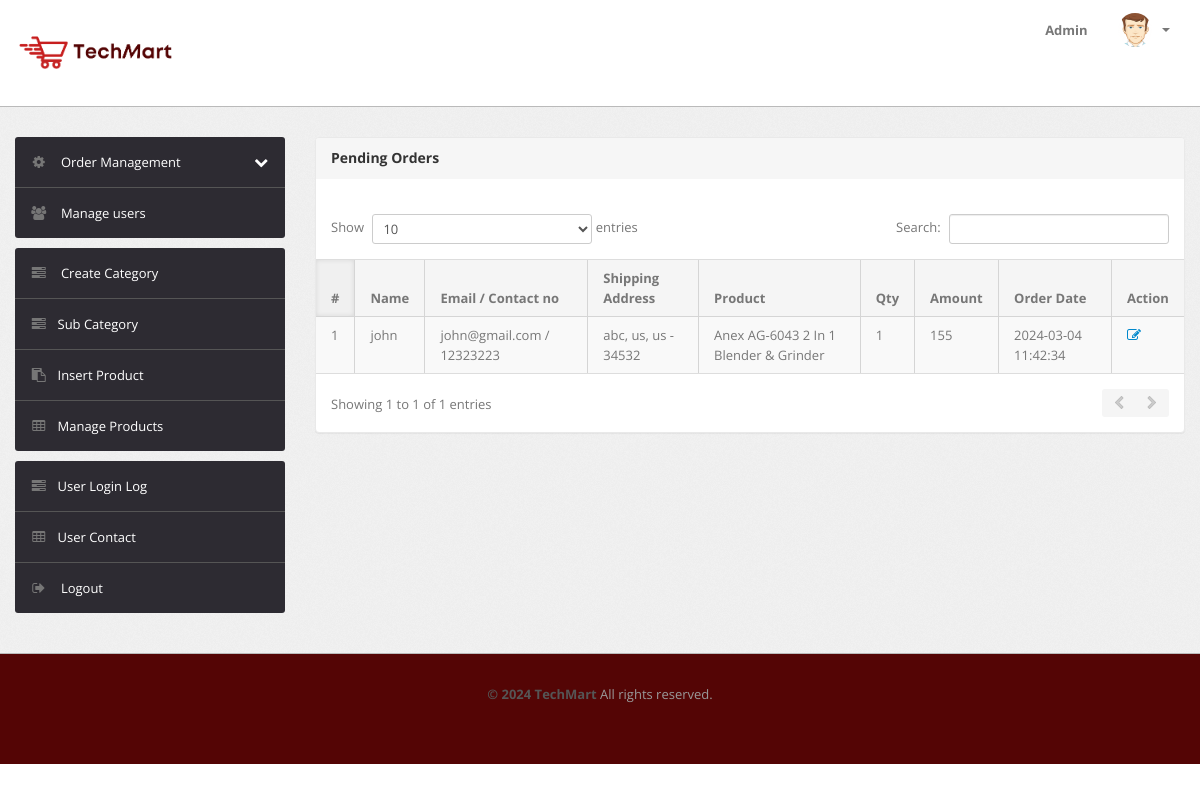
/admin/pending-orders.php (signed in), run on the app's committed database.
### tables this page shows
CREATE TABLE `orders` (
  `id` int(11) NOT NULL,
  `userId` int(11) DEFAULT NULL,
  `productId` varchar(255) DEFAULT NULL,
  `quantity` int(11) DEFAULT NULL,
  `orderDate` timestamp NOT NULL DEFAULT current_timestamp(),
  `paymentMethod` varchar(50) DEFAULT NULL,
  `orderStatus` varchar(55) DEFAULT NULL
);

CREATE TABLE `users` (
  `id` int(11) NOT NULL,
  `name` varchar(255) DEFAULT NULL,
  `email` varchar(255) DEFAULT NULL,
  `contactno` bigint(11) DEFAULT NULL,
  `password` varchar(255) DEFAULT NULL,
  `shippingAddress` longtext DEFAULT NULL,
  `shippingState` varchar(255) DEFAULT NULL,
  `shippingCity` varchar(255) DEFAULT NULL,
  `shippingPincode` int(11) DEFAULT NULL,
  `billingAddress` longtext DEFAULT NULL,
  `billingState` varchar(255) DEFAULT NULL,
  `billingCity` varchar(255) DEFAULT NULL,
  `billingPincode` int(11) DEFAULT NULL,
  `regDate` timestamp NOT NULL DEFAULT current_timestamp(),
  `updationDate` varchar(255) DEFAULT NULL
);

CREATE TABLE `products` (
  `id` int(11) NOT NULL,
  `category` int(11) NOT NULL,
  `subCategory` int(11) DEFAULT NULL,
  `productName` varchar(255) DEFAULT NULL,
  `productCompany` varchar(255) DEFAULT NULL,
  `productPrice` int(11) DEFAULT NULL,
  `productPriceBeforeDiscount` int(11) DEFAULT NULL,
  `productDescription` longtext DEFAULT NULL,
  `productImage1` varchar(255) DEFAULT NULL,
  `productImage2` varchar(255) DEFAULT NULL,
  `productImage3` varchar(255) DEFAULT NULL,
  `shippingCharge` int(11) DEFAULT NULL,
  `productAvailability` varchar(255) DEFAULT NULL,
  `postingDate` timestamp NULL DEFAULT current_timestamp(),
  `updationDate` varchar(255) DEFAULT NULL
);

### admin/pending-orders.php (the view, shortened to what this page needs)
<?php
include('include/config.php');
if(strlen($_SESSION['alogin'])==0)
	{
header('location:index.php');
}
else{
?>
<!DOCTYPE html>
<html lang="en">
<head>
	<link type="text/css" href="bootstrap/css/bootstrap.min.css" rel="stylesheet">
	<link type="text/css" href="bootstrap/css/bootstrap-responsive.min.css" rel="stylesheet">
	<link type="text/css" href="css/theme.css" rel="stylesheet">
	<link type="text/css" href="images/icons/css/font-awesome.css" rel="stylesheet">
	<link rel="stylesheet" href="https://cdnjs.cloudflare.com/ajax/libs/font-awesome/4.7.0/css/font-awesome.min.css">
</head>
<body>
<?php include('include/header.php');?>
	<div class="wrapper">
		<div class="container">
			<div class="row">
<?php include('include/sidebar.php');?>
			<div class="span9">
					<div class="content">
	<div class="module">
							<div class="module-head">
								<h3>Pending Orders</h3>
							</div>
							<div class="module-body table">
									<br />
									<table cellpadding="0" cellspacing="0" border="0" class="datatable-1  table table-striped table-bordered" style="width:100%" >
    <thead>
        <tr>
            <th>#</th>
            <th>Name</th>
            <th>Email / Contact no</th>
            <th>Shipping Address</th>
            <th>Product</th>
            <th>Qty</th>
            <th>Amount</th>
            <th>Order Date</th>
            <th>Action</th>
        </tr>
    </thead>
    <tbody>
        <?php
        $status='Delivered';
        $query=mysqli_query($con,"select users.name as username,users.email as useremail,users.contactno as usercontact,users.shippingAddress as shippingaddress,users.shippingCity as shippingcity,users.shippingState as shippingstate,users.shippingPincode as shippingpincode,products.productName as productname,products.shippingCharge as shippingcharge,orders.quantity as quantity,orders.orderDate as orderdate,products.productPrice as productprice,orders.id as id  from orders join users on  orders.userId=users.id join products on products.id=orders.productId where orders.orderStatus!='$status' or orders.orderStatus is null");
        $cnt=1;
        while($row=mysqli_fetch_array($query))
        {
        ?>
            <tr>
                <td><?php echo htmlentities($cnt);?></td>
                <td><?php echo htmlentities($row['username']);?></td>
                <td><?php echo htmlentities($row['useremail']);?> / <?php echo htmlentities($row['usercontact']);?></td>
                <td><?php echo htmlentities($row['shippingaddress'].", ".$row['shippingcity'].", ".$row['shippingstate']." - ".$row['shippingpincode']);?></td>
                <td><?php echo htmlentities($row['productname']);?></td>
                <td><?php echo htmlentities($row['quantity']);?></td>
                <td><?php echo htmlentities($row['quantity']*$row['productprice']+$row['shippingcharge']);?></td>
                <td><?php echo htmlentities($row['orderdate']);?></td>
                <td><a href="updateorder.php?oid=<?php echo htmlentities($row['id']);?>" title="Update order" ><i class="icon-edit"></i></a></td>
            </tr>
        <?php
            $cnt=$cnt+1;
        }
        ?>
    </tbody>
</table>
							</div>
						</div>
					</div>
				</div>
			</div>
		</div>
	</div>
<?php include('include/footer.php');?>
</body>
<?php } ?>

### data on the page
orders: userId.name "john", userId.email "john@gmail.com", userId.contactno "12323223", userId.shippingPincode "abc, us, us - 34532", productId.productName "Anex AG-6043 2 In 1 Blender & Grinder", quantity "1", $row['quantity']*$row['productprice']+$row['shippingcharge'] "155", orderDate "2024-03-04 11:42:34"
